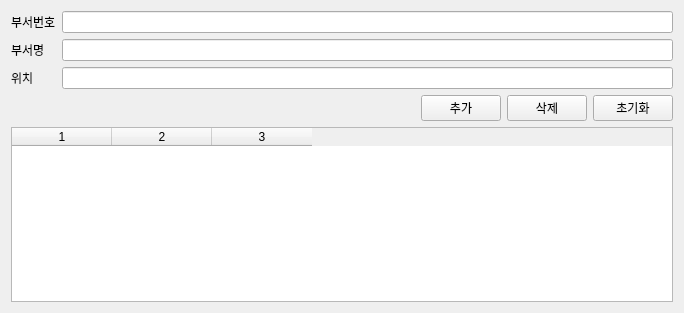
<?xml version="1.0" encoding="UTF-8"?>
<ui version="4.0">
 <class>DepartmentForm</class>
 <widget class="QWidget" name="DepartmentForm">
  <property name="geometry">
   <rect>
    <x>0</x>
    <y>0</y>
    <width>684</width>
    <height>313</height>
   </rect>
  </property>
  <property name="windowTitle">
   <string>Form</string>
  </property>
  <layout class="QGridLayout" name="gridLayout">
   <item row="1" column="0">
    <layout class="QHBoxLayout" name="horizontalLayout">
     <item>
      <spacer name="horizontalSpacer">
       <property name="orientation">
        <enum>Qt::Horizontal</enum>
       </property>
       <property name="sizeHint" stdset="0">
        <size>
         <width>68</width>
         <height>20</height>
        </size>
       </property>
      </spacer>
     </item>
     <item>
      <widget class="QPushButton" name="btn_add">
       <property name="text">
        <string>추가</string>
       </property>
      </widget>
     </item>
     <item>
      <widget class="QPushButton" name="btn_del">
       <property name="text">
        <string>삭제</string>
       </property>
      </widget>
     </item>
     <item>
      <widget class="QPushButton" name="btn_init">
       <property name="text">
        <string>초기화</string>
       </property>
      </widget>
     </item>
    </layout>
   </item>
   <item row="0" column="0">
    <layout class="QFormLayout" name="formLayout">
     <item row="0" column="0">
      <widget class="QLabel" name="lbl_no">
       <property name="text">
        <string>부서번호</string>
       </property>
      </widget>
     </item>
     <item row="0" column="1">
      <widget class="QLineEdit" name="le_no"/>
     </item>
     <item row="1" column="0">
      <widget class="QLabel" name="lbl_name">
       <property name="text">
        <string>부서명</string>
       </property>
      </widget>
     </item>
     <item row="1" column="1">
      <widget class="QLineEdit" name="le_name"/>
     </item>
     <item row="2" column="0">
      <widget class="QLabel" name="lbl_floor">
       <property name="text">
        <string>위치</string>
       </property>
      </widget>
     </item>
     <item row="2" column="1">
      <widget class="QLineEdit" name="le_floor"/>
     </item>
    </layout>
   </item>
   <item row="2" column="0">
    <widget class="QTableWidget" name="tbl_widget">
     <property name="columnCount">
      <number>3</number>
     </property>
     <column/>
     <column/>
     <column/>
    </widget>
   </item>
  </layout>
 </widget>
 <resources/>
 <connections/>
</ui>
